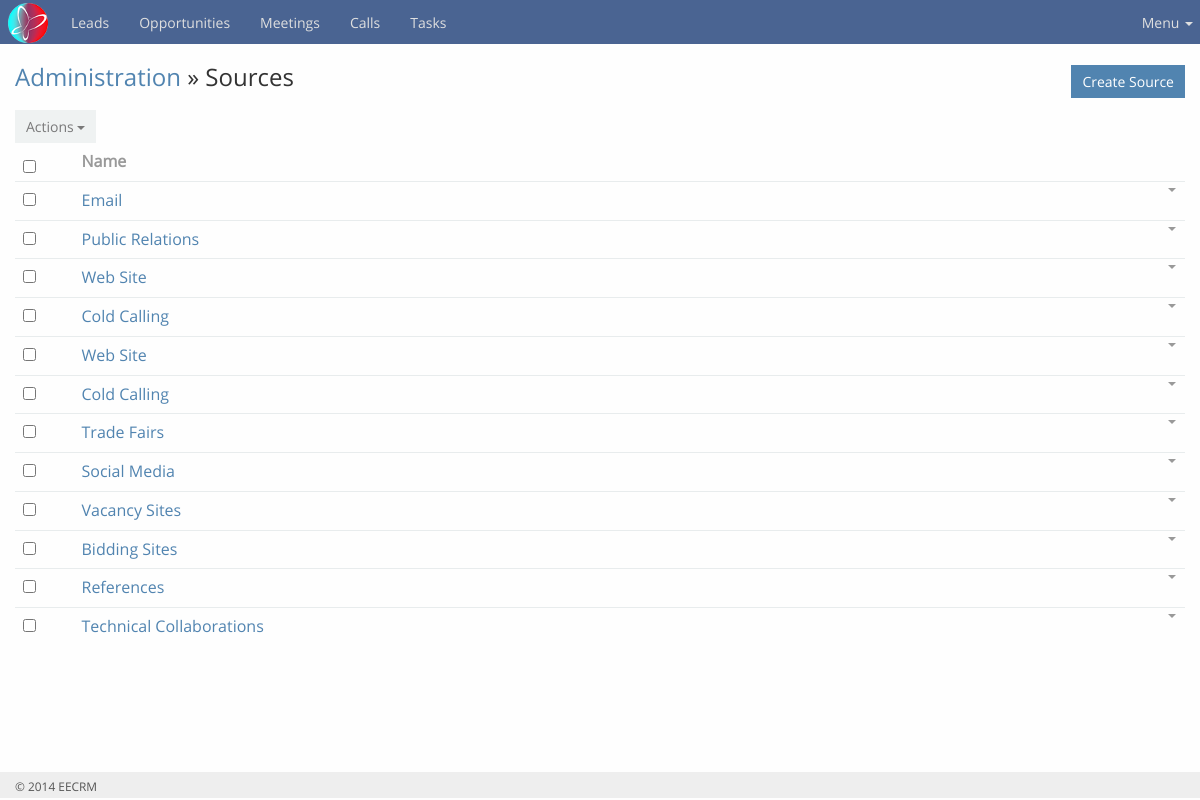
/administration/modules/sources/index.php (signed in), run on the app's committed database.
### tables this page shows
CREATE TABLE IF NOT EXISTS `sources` (
  `source_id` int(11) NOT NULL AUTO_INCREMENT,
  `source_name` varchar(255) NOT NULL,
  `created_by_id` int(11) NOT NULL,
  `deleted` tinyint(4) NOT NULL DEFAULT '0',
  `created_at` datetime NOT NULL,
  PRIMARY KEY (`source_id`)
);

### include/utils-sources.php (called while the page is built, shortened)
<?php
require_once 'database.php';
function getAllSources($offset = 0, $limit = 10, $searchString = '')
{
    global $db;
    $sqlQuery = "SELECT * FROM
                 sources
                 WHERE deleted = '0'";
    $stmt = $db->prepare($sqlQuery);
    $stmt->execute();
    $columns = $stmt->columnCount();
    if ($columns > 0) {
        $sources = $stmt->fetchAll(PDO::FETCH_ASSOC);
    }
    return ($sources)? $sources: NULL;
}

### administration/modules/sources/index.php (the view, shortened to what this page needs)
<?php
require_once dirname(__DIR__) . '/../../common/header.php';
require_once $include_directory . 'utils-sources.php';
$sourcesList = getAllSources(0, MAX_ROWS);
?>
<div class="container content">
    <div id="main"><div class="page-header"><div class="row">
                <div class="col-lg-7 col-sm-7">
                    <h3><a href="<?php echo ADMINPATH; ?>">Administration</a> &raquo; Sources</h3>
                </div>
                <div class="col-lg-5 col-sm-5">
                    <div class="header-buttons btn-group pull-right">
                        <a class="btn btn-primary" href="<?php echo BASEPATH;?>administration/modules/sources/create.php">Create Source</a>
                    </div>
                </div>
            </div>
        </div>
        <div class="list-container">
            <?php if ($sourcesList !== NULL) : ?>
            <div class="list-buttons-container clearfix">
                <div class="btn-group actions">
                    <button disabled="" data-toggle="dropdown" class="btn btn-default dropdown-toggle actions-button" type="button">
                        Actions
                        <span class="caret"></span>
                    </button>
                </div>
            </div>
            <?php endif;?>
            <div class="list">
                <table class="table">
                    <?php if ($sourcesList !== NULL) : ?>
                    <thead>
                        <tr>
                            <th width="5%"><input type="checkbox" class="selectAll"></th>
                            <th>
                                <a data-name="name" class="sort" href="javascript:">Name</a>
                            </th>
                            <th width="7%"></th>
                        </tr>
                    </thead>
                    <?php endif; ?>
                    <tbody>
                        <?php if ($sourcesList !== NULL) :
                                foreach ($sourcesList as $source) : ?>
                                    <tr data-id="<?php echo $source['source_id'];?>" class="initial">
                                        <td class="cell cell-checkbox">
                                            <input type="checkbox" data-id="<?php echo $source['source_id']; ?>" class="record-checkbox records-multiaction">
                                        </td>
                                        <td class="cell cell-name">
                                            <a title="<?php echo ucfirst($source['source_name']);?>" data-id="<?php echo $source['source_id']; ?>" class="link" href="<?php echo ADMINPATH;?>modules/sources/view.php?id=<?php echo $source['source_id'];?>">
                                                <?php echo ucfirst($source['source_name']);?>
                                            </a>
                                        </td>
                                        <td width="7%" class="cell cell-buttons">
                                            <div class="list-row-buttons btn-group pull-right">
                                                <button data-toggle="dropdown" class="btn btn-link btn-sm dropdown-toggle" type="button">
                                                    <span class="caret"></span>
                                                </button>
                                             </div>
                                        </td>
                                    </tr>
                           <?php endforeach; ?>
                    </tbody>
                </table>
                        <?php else:  ?>
                            No Data
                        <?php endif; ?>
            </div>
        </div>
    </div>
</div>
<?php
require_once dirname(__DIR__) . '/../../common/footer.php';
?>

### data on the page
sources: source_name "Email"
sources: source_name "Public Relations"
sources: source_name "Web Site"
sources: source_name "Cold Calling"
sources: source_name "Web Site"
sources: source_name "Cold Calling"
sources: source_name "Trade Fairs"
sources: source_name "Social Media"
sources: source_name "Vacancy Sites"
sources: source_name "Bidding Sites"
sources: source_name "References"
sources: source_name "Technical Collaborations"
